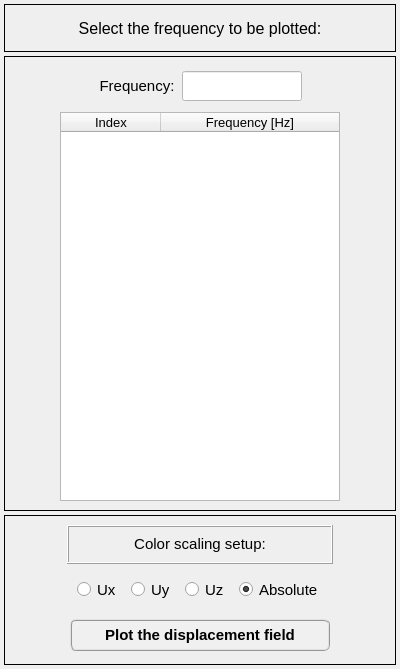
<?xml version="1.0" encoding="UTF-8"?>
<ui version="4.0">
 <class>Dialog</class>
 <widget class="QDialog" name="Dialog">
  <property name="windowModality">
   <enum>Qt::NonModal</enum>
  </property>
  <property name="geometry">
   <rect>
    <x>0</x>
    <y>0</y>
    <width>400</width>
    <height>669</height>
   </rect>
  </property>
  <property name="sizePolicy">
   <sizepolicy hsizetype="Fixed" vsizetype="Fixed">
    <horstretch>0</horstretch>
    <verstretch>0</verstretch>
   </sizepolicy>
  </property>
  <property name="minimumSize">
   <size>
    <width>400</width>
    <height>669</height>
   </size>
  </property>
  <property name="maximumSize">
   <size>
    <width>400</width>
    <height>669</height>
   </size>
  </property>
  <property name="contextMenuPolicy">
   <enum>Qt::DefaultContextMenu</enum>
  </property>
  <property name="windowTitle">
   <string>Plot displacement field</string>
  </property>
  <property name="whatsThis">
   <string/>
  </property>
  <layout class="QGridLayout" name="gridLayout_2">
   <property name="leftMargin">
    <number>4</number>
   </property>
   <property name="topMargin">
    <number>4</number>
   </property>
   <property name="rightMargin">
    <number>4</number>
   </property>
   <property name="bottomMargin">
    <number>4</number>
   </property>
   <property name="spacing">
    <number>4</number>
   </property>
   <item row="0" column="0">
    <widget class="QFrame" name="frame">
     <property name="minimumSize">
      <size>
       <width>0</width>
       <height>48</height>
      </size>
     </property>
     <property name="maximumSize">
      <size>
       <width>400</width>
       <height>48</height>
      </size>
     </property>
     <property name="frameShape">
      <enum>QFrame::Box</enum>
     </property>
     <property name="frameShadow">
      <enum>QFrame::Plain</enum>
     </property>
     <property name="lineWidth">
      <number>1</number>
     </property>
     <layout class="QGridLayout" name="gridLayout">
      <item row="0" column="0">
       <widget class="QLabel" name="label">
        <property name="font">
         <font>
          <family>MS Shell Dlg 2</family>
          <pointsize>12</pointsize>
          <weight>50</weight>
          <italic>false</italic>
          <bold>false</bold>
         </font>
        </property>
        <property name="text">
         <string>Select the frequency to be plotted:</string>
        </property>
        <property name="textFormat">
         <enum>Qt::AutoText</enum>
        </property>
        <property name="alignment">
         <set>Qt::AlignCenter</set>
        </property>
       </widget>
      </item>
     </layout>
    </widget>
   </item>
   <item row="1" column="0">
    <widget class="QFrame" name="frame_2">
     <property name="sizeIncrement">
      <size>
       <width>400</width>
       <height>0</height>
      </size>
     </property>
     <property name="baseSize">
      <size>
       <width>400</width>
       <height>0</height>
      </size>
     </property>
     <property name="frameShape">
      <enum>QFrame::Box</enum>
     </property>
     <property name="frameShadow">
      <enum>QFrame::Plain</enum>
     </property>
     <layout class="QGridLayout" name="gridLayout_5">
      <item row="0" column="0">
       <widget class="QFrame" name="frame_5">
        <property name="minimumSize">
         <size>
          <width>0</width>
          <height>40</height>
         </size>
        </property>
        <property name="maximumSize">
         <size>
          <width>16777215</width>
          <height>40</height>
         </size>
        </property>
        <property name="frameShape">
         <enum>QFrame::NoFrame</enum>
        </property>
        <property name="frameShadow">
         <enum>QFrame::Raised</enum>
        </property>
        <layout class="QGridLayout" name="gridLayout_4">
         <property name="leftMargin">
          <number>0</number>
         </property>
         <property name="topMargin">
          <number>0</number>
         </property>
         <property name="rightMargin">
          <number>0</number>
         </property>
         <property name="bottomMargin">
          <number>0</number>
         </property>
         <property name="horizontalSpacing">
          <number>6</number>
         </property>
         <property name="verticalSpacing">
          <number>0</number>
         </property>
         <item row="0" column="1">
          <widget class="QLabel" name="label_4">
           <property name="minimumSize">
            <size>
             <width>0</width>
             <height>30</height>
            </size>
           </property>
           <property name="maximumSize">
            <size>
             <width>16777215</width>
             <height>30</height>
            </size>
           </property>
           <property name="font">
            <font>
             <family>MS Shell Dlg 2</family>
             <pointsize>11</pointsize>
             <weight>50</weight>
             <bold>false</bold>
            </font>
           </property>
           <property name="text">
            <string>Frequency:</string>
           </property>
           <property name="alignment">
            <set>Qt::AlignCenter</set>
           </property>
          </widget>
         </item>
         <item row="0" column="2">
          <widget class="QLineEdit" name="lineEdit_selected_frequency">
           <property name="enabled">
            <bool>false</bool>
           </property>
           <property name="minimumSize">
            <size>
             <width>120</width>
             <height>30</height>
            </size>
           </property>
           <property name="maximumSize">
            <size>
             <width>120</width>
             <height>30</height>
            </size>
           </property>
           <property name="font">
            <font>
             <family>MS Shell Dlg 2</family>
             <pointsize>11</pointsize>
             <weight>50</weight>
             <italic>false</italic>
             <bold>false</bold>
            </font>
           </property>
           <property name="styleSheet">
            <string notr="true">background-color: rgb(255, 255, 255);
color: rgb(0, 0, 255)
</string>
           </property>
           <property name="text">
            <string/>
           </property>
           <property name="alignment">
            <set>Qt::AlignCenter</set>
           </property>
          </widget>
         </item>
         <item row="0" column="3">
          <widget class="QFrame" name="frame_6">
           <property name="frameShape">
            <enum>QFrame::NoFrame</enum>
           </property>
           <property name="frameShadow">
            <enum>QFrame::Raised</enum>
           </property>
          </widget>
         </item>
         <item row="0" column="0">
          <widget class="QFrame" name="frame_7">
           <property name="frameShape">
            <enum>QFrame::NoFrame</enum>
           </property>
           <property name="frameShadow">
            <enum>QFrame::Raised</enum>
           </property>
          </widget>
         </item>
        </layout>
       </widget>
      </item>
      <item row="1" column="0">
       <widget class="QFrame" name="frame_4">
        <property name="frameShape">
         <enum>QFrame::NoFrame</enum>
        </property>
        <property name="frameShadow">
         <enum>QFrame::Raised</enum>
        </property>
        <layout class="QGridLayout" name="gridLayout_3">
         <property name="leftMargin">
          <number>0</number>
         </property>
         <property name="topMargin">
          <number>0</number>
         </property>
         <property name="rightMargin">
          <number>0</number>
         </property>
         <property name="bottomMargin">
          <number>0</number>
         </property>
         <property name="spacing">
          <number>0</number>
         </property>
         <item row="0" column="0">
          <widget class="QTreeWidget" name="treeWidget_frequencies">
           <property name="minimumSize">
            <size>
             <width>280</width>
             <height>0</height>
            </size>
           </property>
           <property name="maximumSize">
            <size>
             <width>280</width>
             <height>415</height>
            </size>
           </property>
           <property name="font">
            <font>
             <family>MS Shell Dlg 2</family>
             <pointsize>10</pointsize>
             <weight>50</weight>
             <italic>false</italic>
             <bold>false</bold>
            </font>
           </property>
           <property name="alternatingRowColors">
            <bool>true</bool>
           </property>
           <column>
            <property name="text">
             <string>Index</string>
            </property>
            <property name="font">
             <font>
              <family>MS Shell Dlg 2</family>
              <pointsize>10</pointsize>
             </font>
            </property>
            <property name="textAlignment">
             <set>AlignCenter</set>
            </property>
           </column>
           <column>
            <property name="text">
             <string notr="true">Frequency [Hz]</string>
            </property>
            <property name="font">
             <font>
              <family>MS Shell Dlg 2</family>
              <pointsize>10</pointsize>
              <weight>50</weight>
              <italic>false</italic>
              <bold>false</bold>
             </font>
            </property>
            <property name="textAlignment">
             <set>AlignCenter</set>
            </property>
           </column>
          </widget>
         </item>
        </layout>
       </widget>
      </item>
     </layout>
    </widget>
   </item>
   <item row="2" column="0">
    <widget class="QFrame" name="frame_3">
     <property name="minimumSize">
      <size>
       <width>0</width>
       <height>150</height>
      </size>
     </property>
     <property name="maximumSize">
      <size>
       <width>16777215</width>
       <height>150</height>
      </size>
     </property>
     <property name="frameShape">
      <enum>QFrame::Box</enum>
     </property>
     <property name="frameShadow">
      <enum>QFrame::Plain</enum>
     </property>
     <layout class="QGridLayout" name="gridLayout_8">
      <item row="2" column="1">
       <widget class="QFrame" name="frame_11">
        <property name="frameShape">
         <enum>QFrame::NoFrame</enum>
        </property>
        <property name="frameShadow">
         <enum>QFrame::Raised</enum>
        </property>
        <layout class="QGridLayout" name="gridLayout_7">
         <property name="leftMargin">
          <number>0</number>
         </property>
         <property name="topMargin">
          <number>0</number>
         </property>
         <property name="rightMargin">
          <number>0</number>
         </property>
         <property name="bottomMargin">
          <number>0</number>
         </property>
         <property name="spacing">
          <number>0</number>
         </property>
         <item row="0" column="0">
          <widget class="QPushButton" name="pushButton_plot">
           <property name="minimumSize">
            <size>
             <width>260</width>
             <height>32</height>
            </size>
           </property>
           <property name="maximumSize">
            <size>
             <width>260</width>
             <height>32</height>
            </size>
           </property>
           <property name="font">
            <font>
             <family>MS Shell Dlg 2</family>
             <pointsize>11</pointsize>
             <weight>75</weight>
             <italic>false</italic>
             <bold>true</bold>
            </font>
           </property>
           <property name="styleSheet">
            <string notr="true">QPushButton{border-radius: 6px; border-color: rgb(150, 150, 150); border-style: ridge; border-width: 2px; color: rgb(0, 0, 0); background-color: rgb(240, 240, 240); font: 75 bold 11pt &quot;MS Shell Dlg 2&quot;}
QPushButton:hover{border-radius: 6px; border-color: rgb(0, 170, 255); border-style: ridge; border-width: 2px; color: rgb(0, 0, 0); background-color: rgba(174, 213, 255, 100); font: 75 bold 11pt &quot;MS Shell Dlg 2&quot;}
QPushButton:pressed{border-radius: 6px; border-color: rgb(0, 170, 255); border-style: ridge; border-width: 3px; color: rgb(0, 0, 0); background-color: rgb(174, 213, 255); font: 75 bold 11pt &quot;MS Shell Dlg 2&quot;}</string>
           </property>
           <property name="text">
            <string>Plot the displacement field</string>
           </property>
          </widget>
         </item>
        </layout>
       </widget>
      </item>
      <item row="1" column="1">
       <widget class="QFrame" name="frame_8">
        <property name="frameShape">
         <enum>QFrame::NoFrame</enum>
        </property>
        <property name="frameShadow">
         <enum>QFrame::Raised</enum>
        </property>
        <layout class="QGridLayout" name="gridLayout_6">
         <property name="leftMargin">
          <number>0</number>
         </property>
         <property name="topMargin">
          <number>0</number>
         </property>
         <property name="rightMargin">
          <number>0</number>
         </property>
         <property name="bottomMargin">
          <number>0</number>
         </property>
         <property name="horizontalSpacing">
          <number>10</number>
         </property>
         <property name="verticalSpacing">
          <number>0</number>
         </property>
         <item row="0" column="2">
          <widget class="QRadioButton" name="radioButton_real_part_uy">
           <property name="enabled">
            <bool>true</bool>
           </property>
           <property name="minimumSize">
            <size>
             <width>0</width>
             <height>21</height>
            </size>
           </property>
           <property name="maximumSize">
            <size>
             <width>200</width>
             <height>21</height>
            </size>
           </property>
           <property name="font">
            <font>
             <family>MS Shell Dlg 2</family>
             <pointsize>11</pointsize>
             <weight>50</weight>
             <italic>false</italic>
             <bold>false</bold>
             <stylestrategy>PreferAntialias</stylestrategy>
            </font>
           </property>
           <property name="focusPolicy">
            <enum>Qt::ClickFocus</enum>
           </property>
           <property name="text">
            <string>Uy</string>
           </property>
           <property name="checked">
            <bool>false</bool>
           </property>
          </widget>
         </item>
         <item row="0" column="1">
          <widget class="QRadioButton" name="radioButton_real_part_ux">
           <property name="enabled">
            <bool>true</bool>
           </property>
           <property name="minimumSize">
            <size>
             <width>0</width>
             <height>21</height>
            </size>
           </property>
           <property name="maximumSize">
            <size>
             <width>200</width>
             <height>21</height>
            </size>
           </property>
           <property name="font">
            <font>
             <family>MS Shell Dlg 2</family>
             <pointsize>11</pointsize>
             <weight>50</weight>
             <italic>false</italic>
             <bold>false</bold>
             <stylestrategy>PreferAntialias</stylestrategy>
            </font>
           </property>
           <property name="focusPolicy">
            <enum>Qt::ClickFocus</enum>
           </property>
           <property name="text">
            <string>Ux</string>
           </property>
           <property name="checked">
            <bool>false</bool>
           </property>
          </widget>
         </item>
         <item row="0" column="4">
          <widget class="QRadioButton" name="radioButton_absolute">
           <property name="minimumSize">
            <size>
             <width>0</width>
             <height>21</height>
            </size>
           </property>
           <property name="maximumSize">
            <size>
             <width>200</width>
             <height>21</height>
            </size>
           </property>
           <property name="font">
            <font>
             <family>MS Shell Dlg 2</family>
             <pointsize>11</pointsize>
             <weight>50</weight>
             <italic>false</italic>
             <bold>false</bold>
             <stylestrategy>PreferAntialias</stylestrategy>
            </font>
           </property>
           <property name="focusPolicy">
            <enum>Qt::ClickFocus</enum>
           </property>
           <property name="text">
            <string>Absolute</string>
           </property>
           <property name="checked">
            <bool>true</bool>
           </property>
          </widget>
         </item>
         <item row="0" column="0">
          <widget class="QFrame" name="frame_9">
           <property name="frameShape">
            <enum>QFrame::NoFrame</enum>
           </property>
           <property name="frameShadow">
            <enum>QFrame::Raised</enum>
           </property>
          </widget>
         </item>
         <item row="0" column="5">
          <widget class="QFrame" name="frame_10">
           <property name="frameShape">
            <enum>QFrame::NoFrame</enum>
           </property>
           <property name="frameShadow">
            <enum>QFrame::Raised</enum>
           </property>
          </widget>
         </item>
         <item row="0" column="3">
          <widget class="QRadioButton" name="radioButton_real_part_uz">
           <property name="enabled">
            <bool>true</bool>
           </property>
           <property name="minimumSize">
            <size>
             <width>0</width>
             <height>21</height>
            </size>
           </property>
           <property name="maximumSize">
            <size>
             <width>200</width>
             <height>21</height>
            </size>
           </property>
           <property name="font">
            <font>
             <family>MS Shell Dlg 2</family>
             <pointsize>11</pointsize>
             <weight>50</weight>
             <italic>false</italic>
             <bold>false</bold>
             <stylestrategy>PreferAntialias</stylestrategy>
            </font>
           </property>
           <property name="focusPolicy">
            <enum>Qt::ClickFocus</enum>
           </property>
           <property name="text">
            <string>Uz</string>
           </property>
           <property name="checked">
            <bool>false</bool>
           </property>
          </widget>
         </item>
        </layout>
       </widget>
      </item>
      <item row="0" column="1">
       <widget class="QFrame" name="frame_12">
        <property name="frameShape">
         <enum>QFrame::Box</enum>
        </property>
        <property name="frameShadow">
         <enum>QFrame::Raised</enum>
        </property>
        <layout class="QGridLayout" name="gridLayout_9">
         <property name="leftMargin">
          <number>0</number>
         </property>
         <property name="topMargin">
          <number>0</number>
         </property>
         <property name="rightMargin">
          <number>0</number>
         </property>
         <property name="bottomMargin">
          <number>0</number>
         </property>
         <property name="spacing">
          <number>0</number>
         </property>
         <item row="0" column="0">
          <widget class="QLabel" name="label_6">
           <property name="minimumSize">
            <size>
             <width>0</width>
             <height>0</height>
            </size>
           </property>
           <property name="maximumSize">
            <size>
             <width>280</width>
             <height>30</height>
            </size>
           </property>
           <property name="font">
            <font>
             <family>MS Shell Dlg 2</family>
             <pointsize>11</pointsize>
             <weight>50</weight>
             <italic>false</italic>
             <bold>false</bold>
            </font>
           </property>
           <property name="frameShape">
            <enum>QFrame::NoFrame</enum>
           </property>
           <property name="frameShadow">
            <enum>QFrame::Raised</enum>
           </property>
           <property name="midLineWidth">
            <number>0</number>
           </property>
           <property name="text">
            <string>Color scaling setup:</string>
           </property>
           <property name="alignment">
            <set>Qt::AlignCenter</set>
           </property>
          </widget>
         </item>
        </layout>
       </widget>
      </item>
      <item row="0" column="0">
       <widget class="QFrame" name="frame_13">
        <property name="frameShape">
         <enum>QFrame::NoFrame</enum>
        </property>
        <property name="frameShadow">
         <enum>QFrame::Raised</enum>
        </property>
       </widget>
      </item>
      <item row="0" column="2">
       <widget class="QFrame" name="frame_14">
        <property name="frameShape">
         <enum>QFrame::NoFrame</enum>
        </property>
        <property name="frameShadow">
         <enum>QFrame::Raised</enum>
        </property>
       </widget>
      </item>
     </layout>
    </widget>
   </item>
  </layout>
 </widget>
 <resources/>
 <connections/>
</ui>
